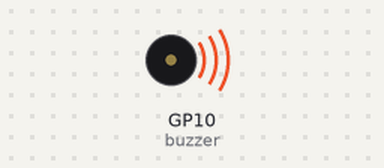
A program run on a simulated Raspberry Pi Pico running MicroPython. Shown: buzzer (waves = sounding). At 0.3 s the program stops and its outputs stay as they are.

Above: at 0.15 s.
Timing chart, 0 to 1.8 s (numbered marks = the images above):
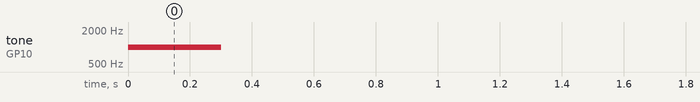

Measured:
- by itself, tone on GP10 (buzzer): silent → 1000 Hz at 0.00 s, → silent 0.30 s later

The program:

09_Buzzer_Beep_Demo.py
```python
# Bibliotheken laden
from machine import Pin, PWM
from utime import sleep

# Buzzer an GPIO 10 mit PWM initialisieren
buzzer = PWM(Pin(10))

# Frequenz (Hz) einstellen
frequency = 1000
buzzer.freq(frequency)

# Einschalten für 0.3 Sekunden
buzzer.duty_u16(1000)
sleep(0.3)

# Ausschalten
buzzer.duty_u16(0)
```
